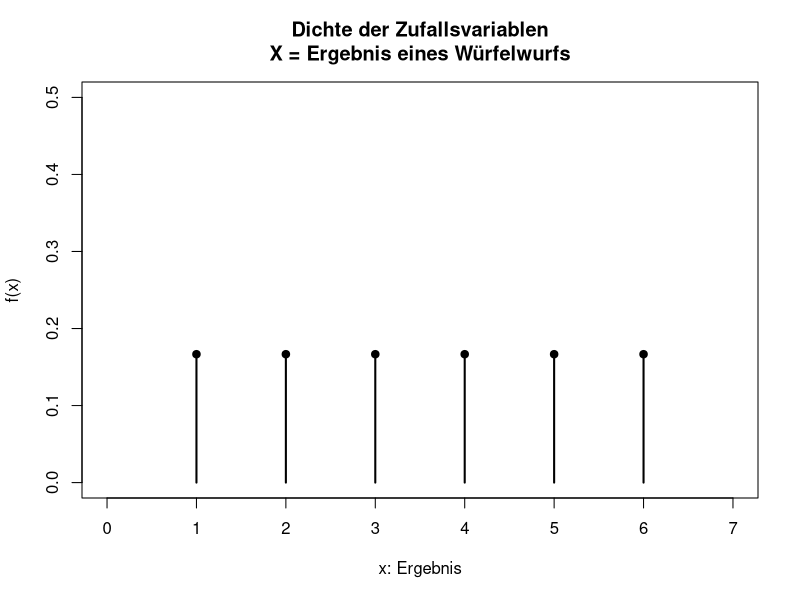
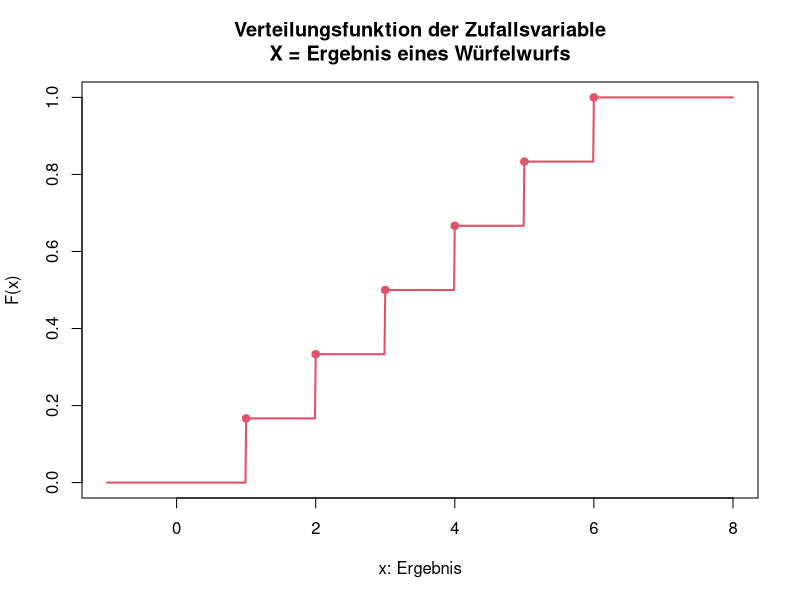

Write R code to recreate these figures, in order.
## ---- chunk 1
plot(1:6, rep(1/6, 6), xlim=c(0, 7), ylim=c(0,0.5), col=1, pch=19, main="Dichte der Zufallsvariablen\nX = Ergebnis eines Würfelwurfs", xlab="x: Ergebnis", ylab="f(x)")
for(xx in 1:6){
    lines(c(xx,xx), c(0, 1/6), col=1, lwd=2)
}
## ---- chunk 2
x <- seq(-1, 8, by=0.01)
F <- function(x){
    Fx <- rep(NA, times=length(x))
    Fx <- floor(x)/6
    Fx[x<1] <- 0
    Fx[x>=6] <- 1
    return(Fx)
}

plot(x, F(x), type="l", main="Verteilungsfunktion der Zufallsvariable\nX = Ergebnis eines Würfelwurfs", xlab="x: Ergebnis", ylab="F(x)", lwd=2, col=2)  
points(x=c(1:6), y=c((1:6)/6), pch=19, col=2)
